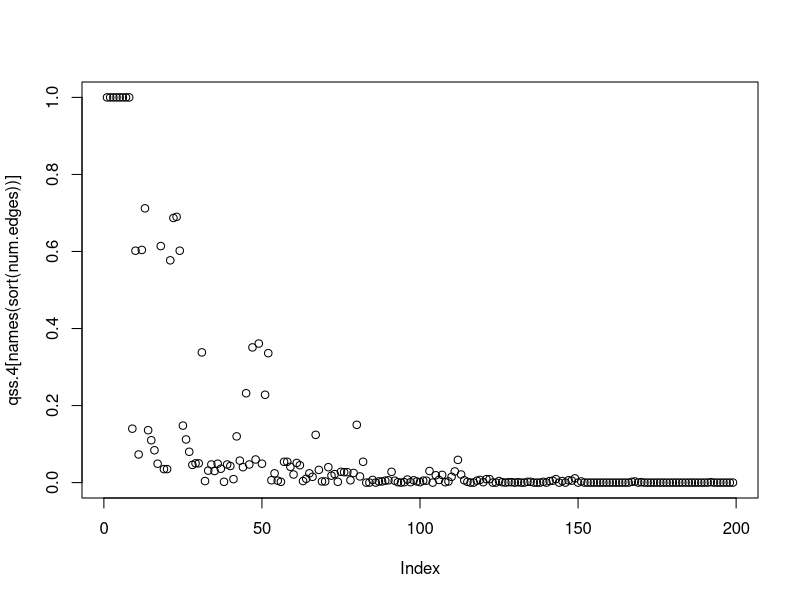

Write R code to recreate this figure. (Note: this script raises an error after producing the figure.)
# Motif Dictionary
fournode <- list(
  id14 = matrix(c(2,1,3,1,4,1), ncol = 2, byrow = T),
  id28 = matrix(c(3,1,4,1,1,2), ncol = 2, byrow = T),
  id30 = matrix(c(3,1,4,1,1,2,2,1), ncol = 2, byrow = T),
  id74 = matrix(c(2,1,3,2,4,1), ncol = 2, byrow = T),
  id76 = matrix(c(3,1,3,2,4,1), ncol = 2, byrow = T),
  id78 = matrix(c(2,1,3,1,4,1,3,2), ncol = 2, byrow = T),
  id90 = matrix(c(2,1,1,2,3,2,4,1), ncol = 2, byrow = T),
  id92 = matrix(c(1,2,3,1,3,2,4,1), ncol = 2, byrow = T), 
  id94 = matrix(c(1,2,2,1,4,1,3,1,3,2), ncol = 2, byrow = T),
  id204 = matrix(c(3,1,3,2,4,1,4,2), ncol = 2, byrow = T),
  id206 = matrix(c(2,1,3,1,4,1,3,2,4,2), ncol = 2, byrow = T),
  id222 = matrix(c(2,1,3,1,4,1,3,2,4,2,1,2), ncol = 2, byrow = T),
  id280 = matrix(c(1,2,1,3,4,1), ncol = 2, byrow = T),
  id282 = matrix(c(1,2,1,3,4,1,2,1), ncol = 2, byrow = T),
  id286 = matrix(c(1,2,1,3,4,1,2,1,3,1), ncol = 2, byrow = T),
  id328 = matrix(c(1,3,4,1,3,2), ncol = 2, byrow = T),
  id330 = matrix(c(2,1,1,3,4,1,3,2), ncol = 2, byrow = T),
  id332 = matrix(c(4,1,3,2,3,1,1,3), ncol = 2, byrow = T),
  id334 = matrix(c(4,1,3,2,3,1,1,3,2,1), ncol = 2, byrow = T),
  id344 = matrix(c(4,1,3,2,3,1,1,3,1,2), ncol = 2, byrow = T),
  id346 = matrix(c(2,1,1,3,4,1,3,2,1,2), ncol = 2, byrow = T),
  id348 = matrix(c(4,1,3,2,3,1,1,3,1,2), ncol = 2, byrow = T),
  id350 = matrix(c(4,1,3,2,3,1,1,3,2,1,1,2), ncol = 2, byrow = T),
  id390 = matrix(c(2,1,1,3,3,1,4,2), ncol = 2, byrow = T),
  id392 = matrix(c(1,3,4,1,4,2), ncol = 2, byrow = T),
  id394 = matrix(c(2,1,1,3,4,1,4,2), ncol = 2, byrow = T),
  id396 = matrix(c(3,1,1,3,4,1,4,2), ncol = 2, byrow = T),
  id398 = matrix(c(2,1,1,3,3,1,4,2,4,1), ncol = 2, byrow = T),
  id404 = matrix(c(1,3,3,1,1,2,4,2), ncol = 2, byrow = T),
  id406 = matrix(c(1,3,3,1,1,2,2,1,4,2), ncol = 2, byrow = T),
  id408 = matrix(c(1,3,2,1,4,1,4,2), ncol = 2, byrow = T),
  id410 = matrix(c(2,1,1,3,4,2,4,1,1,2), ncol = 2, byrow = T),
  id412 = matrix(c(1,2,3,1,1,3,4,1,4,2), ncol = 2, byrow = T),
  id414 = matrix(c(1,2,3,1,1,3,4,1,4,2,2,1), ncol = 2, byrow = T),
  id454 = matrix(c(2,1,1,3,3,1,3,2,4,2), ncol = 2, byrow = T),
  id456 = matrix(c(1,3,4,1,2,3,4,2), ncol = 2, byrow = T),
  id458 = matrix(c(1,3,2,1,4,1,4,2,3,2), ncol = 2, byrow = T),
  id460 = matrix(c(1,3,3,1,4,1,4,2,3,2), ncol = 2, byrow = T),
  id462 = matrix(c(2,1,1,3,3,1,3,2,4,1,4,2), ncol = 2, byrow = T),
  id468 = matrix(c(1,2,1,3,3,1,3,2,4,2), ncol = 2, byrow = T),
  id470 = matrix(c(1,3,3,1,1,2,2,1,3,2,4,1,4,2), ncol = 2, byrow = T),
  id472 = matrix(c(1,3,1,2,4,1,4,2,3,2), ncol = 2, byrow = T),
  id474 = matrix(c(1,3,1,2,2,1,3,2,4,1,4,2), ncol = 2, byrow = T),
  id476 = matrix(c(1,3,3,1,1,2,3,2,4,1,4,2), ncol = 2, byrow = T),
  id478 = matrix(c(1,3,3,1,1,2,2,1,3,2,4,1,4,2), ncol = 2, byrow = T),
  id856 = matrix(c(1,3,1,2,2,3,3,2,4,1), ncol = 2, byrow = T),
  id858 = matrix(c(1,3,1,2,2,1,2,3,3,2,4,1), ncol = 2, byrow = T),
  id862 = matrix(c(1,3,3,1,1,2,2,1,2,3,3,2,4,1), ncol = 2, byrow = T),
  id904 = matrix(c(1,3,2,3,4,1,4,2), ncol = 2, byrow = T),
  id906 = matrix(c(1,3,2,1,2,3,4,1,4,2), ncol = 2, byrow = T),
  id908 = matrix(c(1,3,3,1,4,1,4,2,2,3), ncol = 2, byrow = T),
  id910 = matrix(c(1,3,3,1,2,1,2,3,4,1,4,2), ncol = 2, byrow = T),
  id922 = matrix(c(1,3,1,2,2,1,2,3,4,1,4,2), ncol = 2, byrow = T),
  id924 = matrix(c(1,3,3,1,1,2,2,3,4,1,4,2), ncol = 2, byrow = T),
  id926 = matrix(c(1,3,3,1,1,2,2,1,4,1,4,2,2,3), ncol = 2, byrow = T),
  id972 = matrix(c(1,3,3,1,2,3,3,2,4,1,4,2), ncol = 2, byrow = T),
  id974 = matrix(c(1,3,3,1,2,1,2,3,3,2,4,1,4,2), ncol = 2, byrow = T),
  id990 = matrix(c(1,3,3,1,1,2,2,1,2,3,3,2,4,1,4,2), ncol = 2, byrow = T),
  id2184 = matrix(c(4,1,4,2,4,3), ncol = 2, byrow = T),
  id2186 = matrix(c(4,1,4,2,4,3,2,1), ncol = 2, byrow = T),
  id2190 = matrix(c(4,1,4,2,4,3,2,1,3,1), ncol = 2, byrow = T),
  id2202 = matrix(c(1,2,2,1,4,1,4,2,4,3), ncol = 2, byrow = T),
  id2204 = matrix(c(3,1,1,2,4,1,4,2,4,3), ncol = 2, byrow = T),
  id2206 = matrix(c(1,2,2,1,3,1,4,1,4,2,4,3), ncol = 2, byrow = T),
  id2252 = matrix(c(3,1,3,2,4,1,4,2,4,3), ncol = 2, byrow = T),
  id2254 = matrix(c(3,1,2,1,3,2,4,1,4,2,4,3), ncol = 2, byrow = T),
  id2270 = matrix(c(1,2,2,1,3,1,3,2,4,1,4,2,4,3), ncol = 2, byrow = T),
  id2458 = matrix(c(1,2,2,1,1,3,4,1,4,2,4,3), ncol = 2, byrow = T),
  id2462 = matrix(c(1,3,3,1,1,2,2,1,4,1,4,2,4,3), ncol = 2, byrow = T),
  id2506 = matrix(c(1,3,2,1,3,2,4,1,4,2,4,3), ncol = 2, byrow = T),
  id2510 = matrix(c(1,3,3,1,2,1,3,2,4,1,4,2,4,3), ncol = 2, byrow = T),
  id2524 = matrix(c(1,2,1,3,3,1,3,2,4,1,4,2,4,3), ncol = 2, byrow = T),
  id2526 = matrix(c(1,2,2,1,1,3,3,1,3,2,4,1,4,2,4,3), ncol = 2, byrow = T),
  id3038 = matrix(c(1,2,2,1,1,3,3,1,3,2,2,3,4,1,4,2,4,3), ncol = 2, byrow = T),
  id4370 = matrix(c(1,3,1,2,2,1,4,1), ncol = 2, byrow = T),
  id4374 = matrix(c(1,3,3,1,1,2,2,1,4,1), ncol = 2, byrow = T),
  id4382 = matrix(c(1,2,2,1,1,3,3,1,1,4,4,1), ncol = 2, byrow = T),
  id4418 = matrix(c(1,3,2,1,1,4,3,2), ncol = 2, byrow = T),
  id4420 = matrix(c(1,3,3,1,3,2,1,4), ncol = 2, byrow = T),
  id4422 = matrix(c(1,3,3,1,3,2,2,1,1,4), ncol = 2, byrow = T),
  id4424 = matrix(c(1,3,3,2,4,1,1,4), ncol = 2, byrow = T),
  id4426 = matrix(c(1,3,2,1,3,2,1,4,4,1), ncol = 2, byrow = T),
  id4428 = matrix(c(1,3,3,1,1,4,4,1,3,2), ncol = 2, byrow = T),
  id4430 = matrix(c(1,3,3,1,2,1,1,4,4,1,3,2), ncol = 2, byrow = T),
  id4434 = matrix(c(3,1,1,2,2,1,1,4,3,2), ncol = 2, byrow = T),
  id4436 = matrix(c(1,3,3,1,1,2,1,4,3,2), ncol = 2, byrow = T),
  id4438 = matrix(c(1,2,2,1,1,3,3,1,3,2,1,4), ncol = 2, byrow = T),
  id4440 = matrix(c(1,3,1,2,1,4,4,1,3,2), ncol = 2, byrow = T),
  id4442 = matrix(c(1,3,1,2,2,1,1,4,4,1,3,2), ncol = 2, byrow = T),
  id4444 = matrix(c(1,3,3,1,1,4,4,1,1,2,3,2), ncol = 2, byrow = T),
  id4446 = matrix(c(1,3,3,1,1,4,4,1,1,2,2,1,3,2), ncol = 2, byrow = T),
  id4546 = matrix(c(1,3,2,1,1,4,4,2,3,2), ncol = 2, byrow = T),
  id4548 = matrix(c(1,3,3,1,1,4,3,2,4,2), ncol = 2, byrow = T),
  id4550 = matrix(c(1,3,3,1,2,1,1,4,3,2,4,2), ncol = 2, byrow = T),
  id4556 = matrix(c(1,3,3,1,1,4,3,2,4,2,4,1), ncol = 2, byrow = T),
  id4558 = matrix(c(1,3,3,1,1,4,4,1,4,2,2,1,3,2), ncol = 2, byrow = T),
  id4562 = matrix(c(1,3,1,2,2,1,3,2,4,2,1,4), ncol = 2, byrow = T),
  id4564 = matrix(c(1,3,3,1,1,2,1,4,3,2,4,2), ncol = 2, byrow = T),
  id4566 = matrix(c(1,3,3,1,1,2,2,1,3,2,4,2,1,4), ncol = 2, byrow = T),
  id4572 = matrix(c(1,3,3,1,1,2,3,2,4,2,1,4,4,1), ncol = 2, byrow = T),
  id4574 = matrix(c(1,2,2,1,1,3,3,1,1,4,4,1,3,2,4,2), ncol = 2, byrow = T),
  id4678 = matrix(c(3,1,2,1,1,4,3,2,2,3), ncol = 2, byrow = T),
  id4682 = matrix(c(2,1,1,4,4,1,2,3,3,2), ncol = 2, byrow = T),
  id4686 = matrix(c(3,1,2,1,1,4,4,1,2,3,3,2), ncol = 2, byrow = T),
  id4692 = matrix(c(3,1,1,2,1,4,2,3,3,2), ncol = 2, byrow = T),
  id4694 = matrix(c(1,2,2,1,1,4,2,3,3,2,3,1), ncol = 2, byrow = T),
  id4698 = matrix(c(1,2,2,1,2,3,3,2,1,4,4,1), ncol = 2, byrow = T),
  id4700 = matrix(c(3,1,1,2,1,4,4,1,2,3,3,2), ncol = 2, byrow = T),
  id4702 = matrix(c(3,1,1,2,2,1,1,4,4,1,2,3,3,2), ncol = 2, byrow = T),
  id4740 = matrix(c(3,1,4,2,1,4,2,3), ncol = 2, byrow = T),
  id4742 = matrix(c(3,1,4,2,1,4,2,3,2,1), ncol = 2, byrow = T),
  id4748 = matrix(c(3,1,4,2,1,4,2,3,4,1), ncol = 2, byrow = T),
  id4750 = matrix(c(3,1,2,1,1,4,4,1,2,3,4,2), ncol = 2, byrow = T),
  id4758 = matrix(c(1,2,2,1,3,1,4,2,2,3,1,4), ncol = 2, byrow = T),
  id4764 = matrix(c(1,2,3,1,2,3,1,4,4,1,4,2), ncol = 2, byrow = T),
  id4766 = matrix(c(1,2,2,1,1,4,4,1,3,1,2,3,4,2), ncol = 2, byrow = T),
  id4812 = matrix(c(3,1,4,2,1,4,4,1,2,3,3,2), ncol = 2, byrow = T),
  id4814 = matrix(c(3,1,4,2,1,4,4,1,2,3,3,2,2,1), ncol = 2, byrow = T),
  id4830 = matrix(c(3,1,4,2,1,4,4,1,2,3,3,2,2,1,1,2), ncol = 2, byrow = T),
  id4946 = matrix(c(1,2,2,1,1,3,1,4,2,3,3,2), ncol = 2, byrow = T),
  id4950 = matrix(c(1,2,2,1,1,3,3,1,2,3,3,2,1,4), ncol = 2, byrow = T),
  id4952 = matrix(c(1,2,1,3,1,4,4,1,2,3,3,2), ncol = 2, byrow = T),
  id4954 = matrix(c(1,2,1,3,1,4,4,1,2,3,3,2,2,1), ncol = 2, byrow = T),
  id4958 = matrix(c(1,2,1,3,1,4,4,1,2,3,3,2,2,1,3,1), ncol = 2, byrow = T),
  id4994 = matrix(c(2,1,1,3,1,4,2,3,4,2), ncol = 2, byrow = T),
  id4998 = matrix(c(2,1,1,3,1,4,2,3,4,2,3,1), ncol = 2, byrow = T),
  id5002 = matrix(c(2,1,1,3,1,4,2,3,4,2,4,1), ncol = 2, byrow = T),
  id5004 = matrix(c(1,3,3,1,1,4,4,1,2,3,4,2), ncol = 2, byrow = T),
  id5006 = matrix(c(1,3,3,1,2,1,1,4,4,1,2,3,4,2), ncol = 2, byrow = T),
  id5010 = matrix(c(1,3,1,2,2,1,1,4,2,3,4,2), ncol = 2, byrow = T),
  id5012 = matrix(c(1,3,3,1,1,2,1,4,2,3,4,2), ncol = 2, byrow = T),
  id5014 = matrix(c(1,3,3,1,1,2,2,1,1,4,2,3,4,2), ncol = 2, byrow = T),
  id5016 = matrix(c(1,3,1,2,1,4,4,1,2,3,4,2), ncol = 2, byrow = T),
  id5018 = matrix(c(1,2,2,1,1,3,1,4,4,1,2,3,4,2), ncol = 2, byrow = T),
  id5020 = matrix(c(1,3,3,1,1,4,4,1,1,2,2,3,4,2), ncol = 2, byrow = T),
  id5022 = matrix(c(1,2,2,1,1,3,3,1,1,4,4,1,2,3,4,2), ncol = 2, byrow = T),
  id5058 = matrix(c(1,3,2,1,1,4,2,3,3,2,4,2), ncol = 2, byrow = T),
  id5062 = matrix(c(1,3,3,1,2,1,1,4,2,3,3,2,4,2), ncol = 2, byrow = T),
  id5064 = matrix(c(1,3,1,4,2,3,3,2,4,1,4,2), ncol = 2, byrow = T),
  id5066 = matrix(c(1,3,1,4,4,1,2,3,3,2,2,1,4,2), ncol = 2, byrow = T),
  id5068 = matrix(c(1,3,3,1,1,4,4,1,2,3,3,2,4,2), ncol = 2, byrow = T),
  id5070 = matrix(c(1,3,3,1,1,4,4,1,2,3,3,2,4,2,2,1), ncol = 2, byrow = T),
  id5074 = matrix(c(1,3,1,4,4,1,2,3,3,2,4,2,2,1,1,2), ncol = 2, byrow = T),
  id5076 = matrix(c(1,3,3,1,2,3,3,2,1,4,1,2,4,2), ncol = 2, byrow = T),
  id5078 = matrix(c(1,3,3,1,1,2,2,1,2,3,3,2,4,2,1,4), ncol = 2, byrow = T),
  id5080 = matrix(c(1,3,1,2,2,3,3,2,4,2,1,4,4,1), ncol = 2, byrow = T),
  id5082 = matrix(c(1,3,1,2,2,3,3,2,4,2,1,4,4,1,2,1), ncol = 2, byrow = T),
  id5084 = matrix(c(1,3,1,2,2,3,3,2,4,2,1,4,4,1,3,1), ncol = 2, byrow = T),
  is5086 = matrix(c(1,3,3,1,1,2,2,1,2,3,3,2,4,2,1,4,4,1), ncol = 2, byrow = T),
  id6342 = matrix(c(2,1,3,1,1,4,3,2,4,3,4,2), ncol = 2, byrow = T),
  id6348 = matrix(c(3,1,3,2,1,4,4,1,4,3,4,2), ncol = 2, byrow = T),
  id6350 = matrix(c(2,1,1,4,4,1,4,2,4,3,3,2,3,1), ncol = 2, byrow = T),
  id6356 = matrix(c(1,2,1,4,4,2,4,3,3,2,3,1), ncol = 2, byrow = T),
  id6358 = matrix(c(1,2,2,1,1,4,4,2,4,3,3,2,3,1), ncol = 2, byrow = T),
  id6364 = matrix(c(1,2,1,4,4,2,4,3,3,2,3,1,4,1), ncol = 2, byrow = T),
  id6366 = matrix(c(1,2,1,4,4,2,4,3,3,2,3,1,4,1,2,1), ncol = 2, byrow = T),
  id6550 = matrix(c(1,3,3,1,1,2,2,1,1,4,4,3,4,2), ncol = 2, byrow = T),
  id6552 = matrix(c(1,3,1,2,1,4,4,1,4,2,4,3), ncol = 2, byrow = T),
  id6554 = matrix(c(1,3,1,2,1,4,4,1,4,2,4,3,2,1), ncol = 2, byrow = T),
  id6558 = matrix(c(1,3,1,2,1,4,4,1,4,2,4,3,2,1,3,1), ncol = 2, byrow = T),
  id6598 = matrix(c(1,3,3,1,2,1,1,4,3,2,4,3,4,2), ncol = 2, byrow = T),
  id6602 = matrix(c(1,3,2,1,1,4,4,1,3,2,4,3,4,2), ncol = 2, byrow = T),
  id6604 = matrix(c(1,3,3,1,1,4,4,1,3,2,4,3,4,2), ncol = 2, byrow = T),
  id6606 = matrix(c(1,3,3,1,1,4,4,1,2,1,3,2,4,3,4,2), ncol = 2, byrow = T),
  id6614 = matrix(c(1,3,3,1,1,2,2,1,3,2,1,4,4,2,4,3), ncol = 2, byrow = T),
  id6616 = matrix(c(1,3,1,2,1,4,4,1,3,2,4,2,4,3), ncol = 2, byrow = T),
  id6618 = matrix(c(1,2,2,1,1,3,1,4,4,1,3,2,4,2,4,3), ncol = 2, byrow = T),
  id6620 = matrix(c(1,3,3,1,1,2,1,4,4,1,3,2,4,2,4,3), ncol = 2, byrow = T),
  id6622 = matrix(c(1,2,2,1,1,3,3,1,1,4,4,1,4,2,4,3), ncol = 2, byrow = T),
  id6854 = matrix(c(3,1,2,1,1,4,2,3,3,2,4,2,4,3), ncol = 2, byrow = T),
  id6858 = matrix(c(2,1,2,3,3,2,1,4,4,1,4,2,4,3), ncol = 2, byrow = T),
  id6862 = matrix(c(3,1,2,1,1,4,4,1,2,3,3,2,4,2,4,3), ncol = 2, byrow = T),
  id6870 = matrix(c(1,2,2,1,3,1,1,4,2,3,3,2,4,2,4,3), ncol = 2, byrow = T),
  id6874 = matrix(c(1,2,2,1,1,4,4,1,2,3,3,2,4,2,4,3), ncol = 2, byrow = T),
  id6876 = matrix(c(1,2,3,1,1,4,4,1,2,3,3,2,4,2,4,3), ncol = 2, byrow = T),
  id6878 = matrix(c(3,1,1,2,2,1,1,4,4,1,2,3,3,2,4,2,4,3), ncol = 2, byrow = T),
  id7126 = matrix(c(1,3,3,1,1,2,2,1,2,3,3,2,1,4,4,2,4,3), ncol = 2, byrow = T),
  id7128 = matrix(c(1,3,1,2,1,4,4,1,2,3,3,2,4,2,4,3), ncol = 2, byrow = T),
  id7130 = matrix(c(1,2,2,1,1,3,1,4,4,1,2,3,3,2,4,2,4,3), ncol = 2, byrow = T),
  id7134 = matrix(c(1,2,2,1,1,3,3,1,1,4,4,1,2,3,3,2,4,2,4,3), ncol = 2, byrow = T),
  id13142 = matrix(c(1,2,2,1,1,3,3,1,2,3,3,2,1,4,2,4), ncol = 2, byrow = T),
  id13146 = matrix(c(1,2,2,1,1,3,1,4,4,1,2,3,3,2,2,4), ncol = 2, byrow = T),
  id13148 = matrix(c(1,3,3,1,1,2,2,4,1,4,4,1,2,3,3,2), ncol = 2, byrow = T),
  id13150 = matrix(c(1,3,3,1,1,2,2,1,1,4,4,1,2,3,3,2,2,4), ncol = 2, byrow = T),
  id13260 = matrix(c(1,3,3,1,2,4,4,2,1,4,4,1,2,3,3,2), ncol = 2, byrow = T),
  id13262 = matrix(c(1,3,3,1,2,4,4,2,1,4,4,1,2,3,3,2,2,1), ncol = 2, byrow = T),
  id13278 = matrix(c(1,3,3,1,2,4,4,2,1,4,4,1,2,3,3,2,1,2,2,1), ncol = 2, byrow = T),
  id14678 = matrix(c(1,3,3,1,2,4,1,4,3,2,1,2,2,1,4,3), ncol = 2, byrow = T),
  id14686 = matrix(c(1,2,2,1,1,3,3,1,1,4,4,1,3,2,2,4,4,3), ncol = 2, byrow = T),
  id14790 = matrix(c(1,3,3,1,2,1,1,4,3,2,2,4,4,2,4,3), ncol = 2, byrow = T),
  id14798 = matrix(c(1,3,3,1,1,4,4,1,3,2,2,1,2,4,4,2,4,3), ncol = 2, byrow = T),
  id14810 = matrix(c(1,2,2,1,1,3,1,4,4,1,3,2,2,4,4,2,4,3), ncol = 2, byrow = T),
  id14812 = matrix(c(1,3,3,1,1,2,1,4,4,1,3,2,4,3,4,2,2,4), ncol = 2, byrow = T),
  id14814 = matrix(c(1,3,3,1,1,2,1,4,4,1,3,2,4,3,4,2,2,4,2,1), ncol = 2, byrow = T),
  id15258 = matrix(c(1,3,1,4,4,1,1,2,2,1,2,3,2,4,4,2,4,3), ncol = 2, byrow = T),
  id15262 = matrix(c(1,3,3,1,1,4,4,1,1,2,2,1,2,3,2,4,4,2,4,3), ncol = 2, byrow = T),
  id15310 = matrix(c(1,3,3,1,2,1,1,4,4,1,2,3,3,2,4,3), ncol = 2, byrow = T),
  id15326 = matrix(c(1,3,3,1,1,2,2,1,1,4,4,1,2,3,3,2,2,4,4,2,4,3), ncol = 2, byrow = T),
  id31710 = matrix(c(1,3,3,1,1,2,2,1,1,4,4,1,2,3,3,2,2,4,4,2,4,3,3,4), ncol = 2, byrow = T)
)


# Correct an error in manual entering of the graphs, switching the columns
fournode2 <- list()
for(i in 1:length(fournode)){
  m <- matrix(ncol = 2, nrow = nrow(fournode[[i]]))
  m[,1] <- fournode[[i]][,2]
  m[,2] <- fournode[[i]][,1]
  
  fournode2[[i]] <- m
  
}

#fivenode <- list()
#for(i in 1:500){
#  connect = FALSE
#  while(!connect){
#    e <- sample(4:20, 1, prob = c(rep(.1, 7), rep(.03, 10)))
#    fivenode[[i]] <- erdos.renyi.game(5, p.or.m = e, type = "gnm", directed = T)  
#    
#    comp <- c()
#    for(j in 1:length(fivenode)){
#      if(length(fivenode) == 1){break}
#      if(j > 1){j <- j-1}
#      test <- sum(get.adjacency(fivenode[[i]]) == get.adjacency(fivenode[[j]])) == 25
#      comp <- c(comp, test)
#    }
#    if(sum(comp) >= 1){connect = FALSE}else{connect <- is.connected(fivenode[[i]])}
#  }
#  print(i)
#}


# Convert adjacency lists into graph objects
require(igraph)
fournode.gr <- lapply(fournode, graph.edgelist)

# Create adjacency matrices
fournode.am <- lapply(fournode.gr, get.adjacency, sparse = F)
#fivenode.am <- lapply(fivenode, get.adjacency, sparse = F)

# motif_counter function from "web_functions.R"
motif_counter <- function(graph.lists){
  require(igraph)
  
  if(!is.list(graph.lists)){
    stop("The input should be a list of graph objects")
  }
  
  triad.count <- lapply(graph.lists, triad.census)
  triad.matrix <- matrix(unlist(triad.count), nrow = length(graph.lists), ncol = 16, byrow = T)
  colnames(triad.matrix) <- c("empty", "single", "mutual", "s5", "s4", "s1", "d4",
                              "d3", "s2", "s3","d8", "d2", "d1", "d5", "d7", "d6")
  
  triad.df <- as.data.frame(triad.matrix)
  
  motif.data.frame <- data.frame(s1 = triad.df$s1, s2 = triad.df$s2, s3 = triad.df$s3, s4 = triad.df$s4, 
                                 s5 = triad.df$s5, d1 = triad.df$d1, d2 = triad.df$d2, d3 = triad.df$d3, d4 = triad.df$d4,
                                 d5 = triad.df$d5, d6 = triad.df$d6, d7 = triad.df$d7, d8 = triad.df$d8)
  
  return(motif.data.frame)
}

# count motifs
mot.4 <- motif_counter(fournode.gr)
rownames(mot.4) <- names(fournode)

#mot.5 <- motif_counter(fivenode, 1:301)
#subcount.5 <- mot.5[,2:14]

# Stability analysis functions from "motifAnalysis.R"
conversion <- function(tm){
  for(i in 1:nrow(tm)){
    for(j in 1:ncol(tm)){
      if(tm[i,j] == 1 & tm[j,i] == 0){tm[j,i] <- -1}
    }
  }
  return(tm)
}

ran.unif <- function(motmat){
  newmat <- apply(motmat, c(1,2), function(x){
    if(x==1){runif(1, 0, 10)}else if(x==-1){runif(1, -1, 0)} else{0}
  })
  diag(newmat) <- runif(nrow(newmat), -1, 0)
  return(newmat)
}

maxRE <- function(rmat){
  lam.max <- max(Re(eigen(rmat)$values))
  return(lam.max)
}

eig.analysis <- function(n, matrices){
  cols <- length(matrices)
  rows <- n
  eigenMATRIX <- matrix(0, nrow = rows, ncol = cols)
  for(i in 1:n){
    ranmat <- lapply(matrices, ran.unif)
    
    eigs <- sapply(ranmat, maxRE)
    eigenMATRIX[i,] <- eigs
  }
  return(eigenMATRIX)
}


# run the stability analysis on four node subgraphs
fourN.co <- lapply(fournode.am, conversion)
system.time(
emat <- eig.analysis(1000, fourN.co)
)

qss.4 <- apply(emat, 2, function(x){sum(x < 0)/length(x)})
names(qss.4) <- names(fournode.am)

num.edges <- sapply(fournode.am, sum)

plot(qss.4[names(sort(num.edges))])
table(num.edges)


results <- data.frame(edges = num.edges, qss = qss.4)

sub2 <- cbind(mot.4[,1:5], other = rowSums(mot.4[,6:13]))

m <- apply(sub2, 2, mean)
s <- apply(sub2, 2, sd)


z <- (sub2 - m)/s

z.test <-  as.matrix(z)
fit <- glm(cbind(qss.4*1000, 1000-(qss.4*1000))~z.test, family = "binomial")

results2 <- cbind(results, z)


# five node stability
fiveN.co <- lapply(fivenode.am, conversion)
system.time(
  emat5 <- eig.analysis(1000, fiveN.co)
)

qss.5 <- apply(emat5, 2, function(x){sum(x < 0)/length(x)})


num.edges5 <- sapply(fivenode.am, sum)

table(num.edges5)


results5 <- data.frame(edges = num.edges5, qss = qss.5)

sub5 <- cbind(subcount.5[,1:5], other = rowSums(subcount.5[,6:13]))

m5 <- apply(sub5, 2, mean)
s5 <- apply(sub5, 2, sd)


z5 <- (sub5 - m5)/s5

z.test5 <-  as.matrix(z5)
summary(glm(qss.5~z.test5, family = "quasibinomial"))
